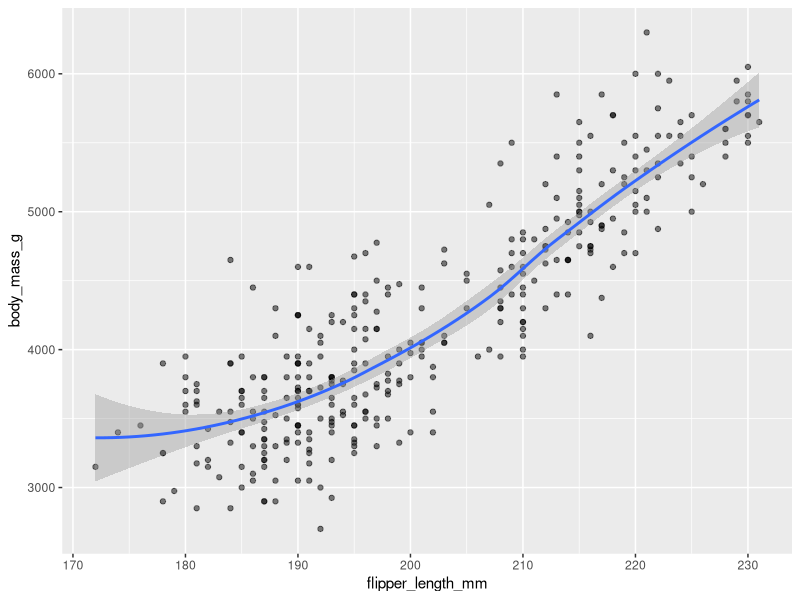
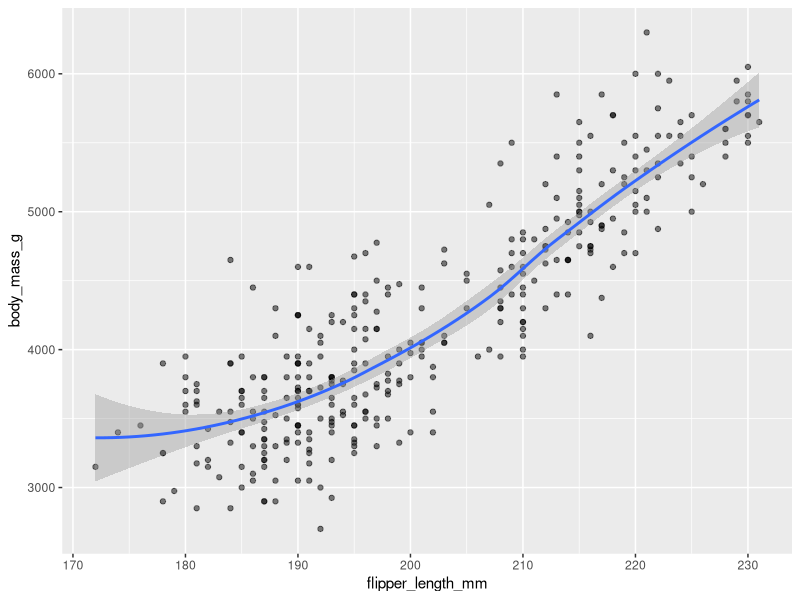
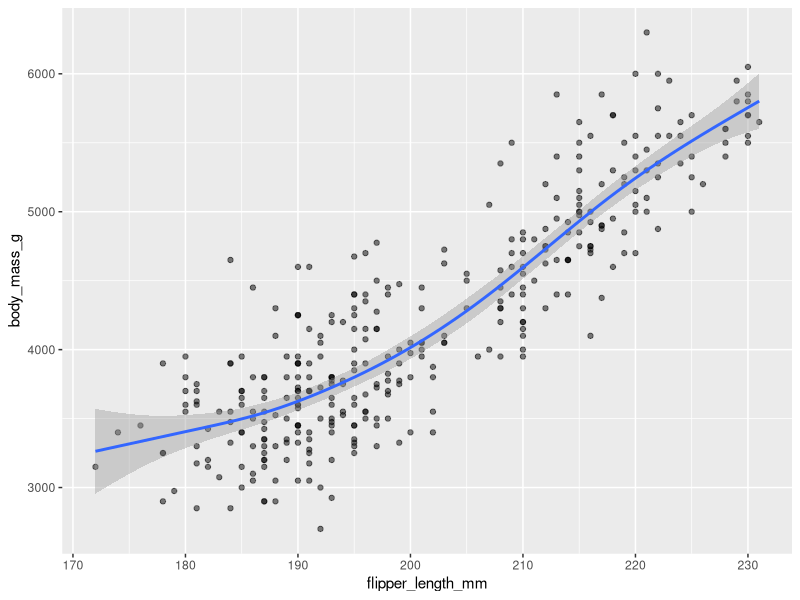
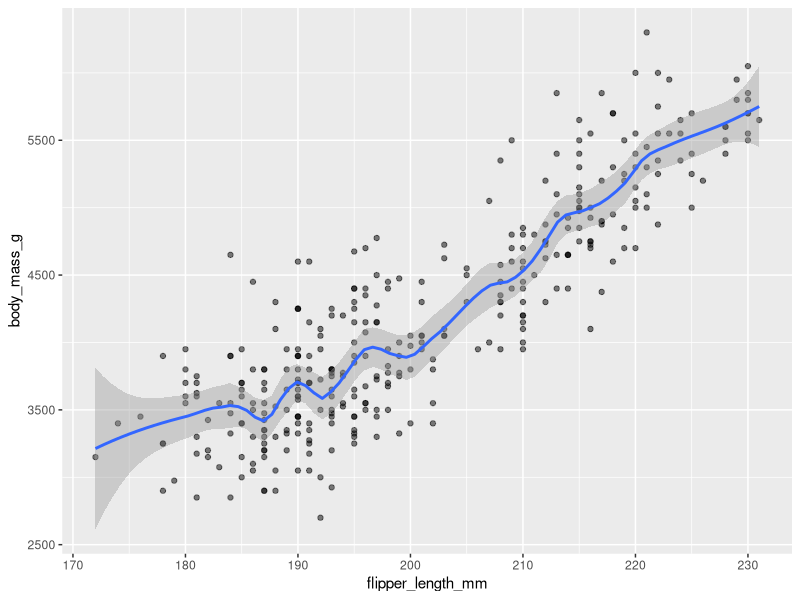
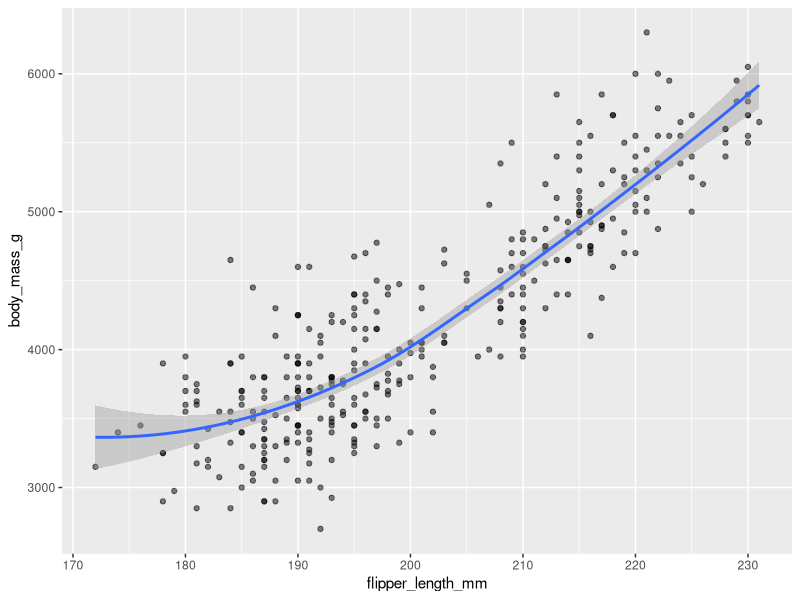
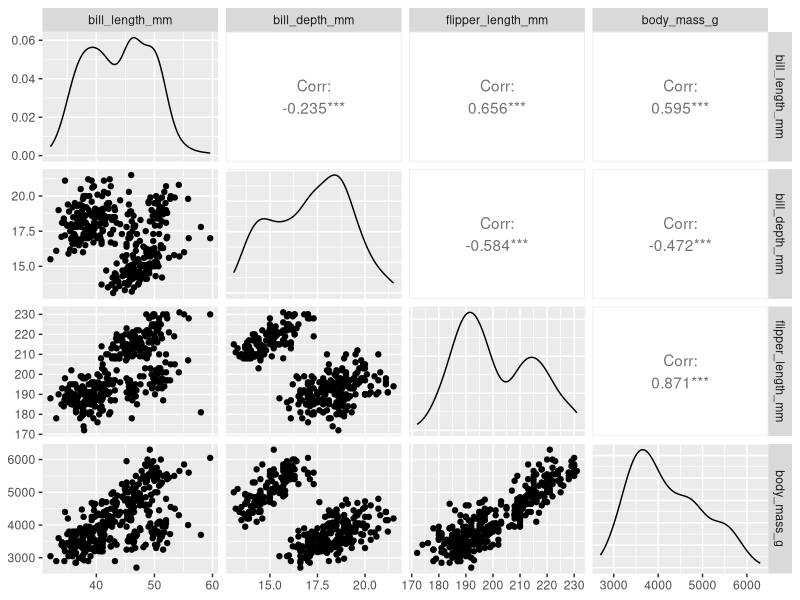
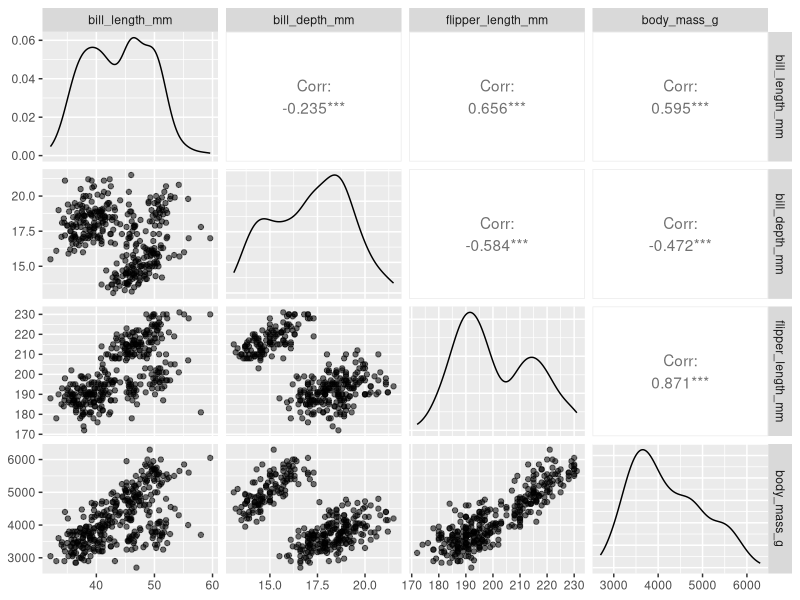
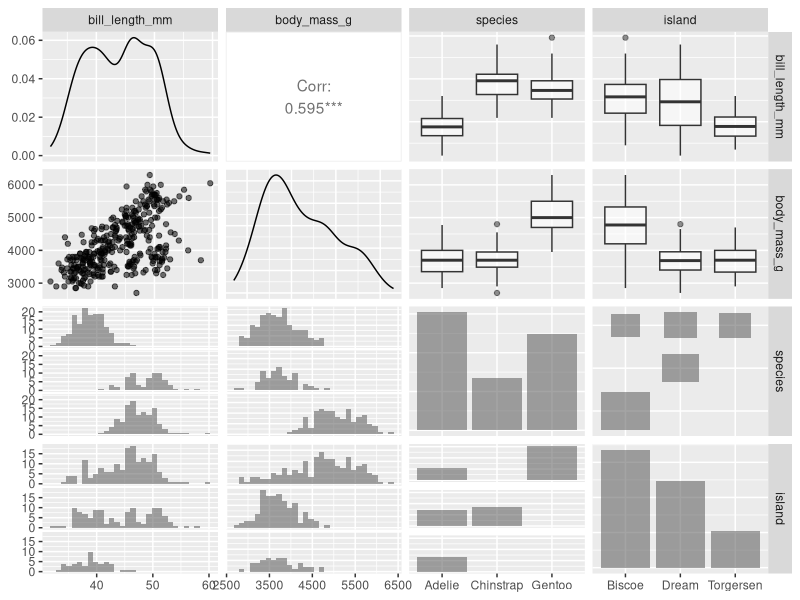

Recreate these plots in R, in order.
## ---- chunk 1
#| warning: false
#| message: false
library(tidyverse)
library(palmerpenguins)
data(penguins)
head(penguins)
## ---- chunk 2
penguins |>
  ggplot(aes(x = flipper_length_mm, y = body_mass_g)) +
  geom_point(alpha = 0.5) + 
  geom_smooth(method = "loess")
## ---- chunk 3
penguins |>
  ggplot(aes(x = flipper_length_mm, y = body_mass_g)) +
  geom_point(alpha = 0.5) + 
  geom_smooth()
## ---- chunk 4
penguins |>
  ggplot(aes(x = flipper_length_mm, y = body_mass_g)) +
  geom_point(alpha = 0.5) + 
  geom_smooth(method = "gam", formula = y ~ s(x, bs = "cs"))
## ---- chunk 5
penguins |>
  ggplot(aes(x = flipper_length_mm, y = body_mass_g)) +
  geom_point(alpha = 0.5) + 
  geom_smooth(span = .2)
## ---- chunk 6
penguins |>
  ggplot(aes(x = flipper_length_mm, y = body_mass_g)) +
  geom_point(alpha = 0.5) + 
  geom_smooth(span = 1)
## ---- chunk 7
#| warning: false
#| message: false
library(GGally)
penguins |> ggpairs(columns = 3:6)
## ---- chunk 8
#| warning: false
#| message: false
penguins |> ggpairs(columns = 3:6, mapping = aes(alpha = 0.5))
## ---- chunk 9
#| warning: false
#| message: false
penguins |> 
  dplyr::select(bill_length_mm, body_mass_g, species, island) |>
  ggpairs(mapping = aes(alpha = 0.5))
## ---- chunk 10
#| warning: false
#| message: false 
penguins |> 
  ggpairs(columns = c("bill_length_mm", "body_mass_g", "island"),
          mapping = aes(alpha = 0.5, color = species))
## ---- chunk 11
#| warning: false
#| message: false
penguins |> 
  ggpairs(columns = c("bill_length_mm", "body_mass_g", "island"),
          mapping = aes(alpha = 0.5, color = species), 
          lower = list(
            continuous = "smooth_lm", 
            combo = "facetdensitystrip"
          ),
          upper = list(
            continuous = "cor",
            combo = "facethist"
          )
  )
## ---- chunk 12
#| warning: false
#| message: false
penguins |>
  dplyr::select(species, body_mass_g, ends_with("_mm")) |>
  ggpairs(mapping = aes(color = species, alpha = 0.5),
          columns = c("flipper_length_mm", "body_mass_g",
                      "bill_length_mm", "bill_depth_mm")) +
  scale_colour_manual(values = c("darkorange","purple","cyan4")) +
  scale_fill_manual(values = c("darkorange","purple","cyan4")) +
  theme_bw() +
  theme(strip.text = element_text(size = 7))
